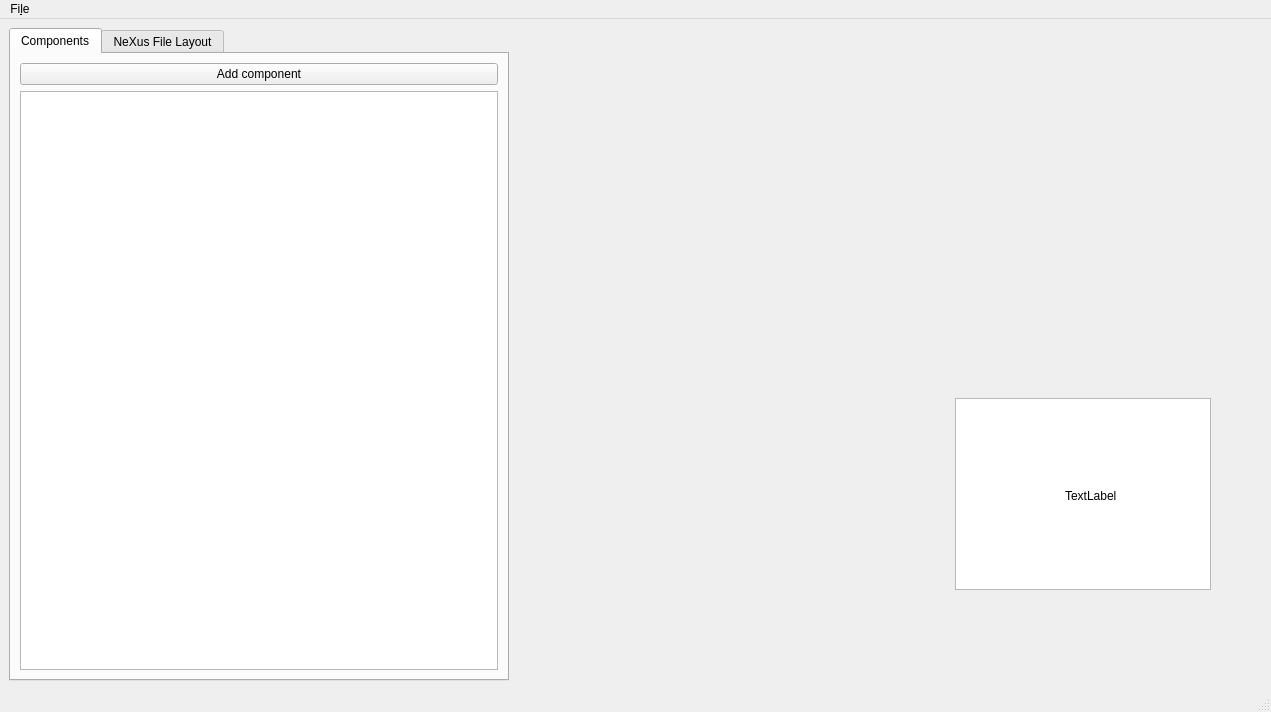
<?xml version="1.0" encoding="UTF-8"?>
<ui version="4.0">
 <class>MainWindow</class>
 <widget class="QMainWindow" name="MainWindow">
  <property name="geometry">
   <rect>
    <x>0</x>
    <y>0</y>
    <width>1271</width>
    <height>712</height>
   </rect>
  </property>
  <property name="windowTitle">
   <string>NeXus Constructor</string>
  </property>
  <widget class="QWidget" name="centralwidget">
   <layout class="QGridLayout" name="gridLayout">
    <item row="1" column="0">
     <layout class="QGridLayout" name="gridLayout_3">
      <property name="sizeConstraint">
       <enum>QLayout::SetDefaultConstraint</enum>
      </property>
      <item row="0" column="0">
       <widget class="QTabWidget" name="tabWidget">
        <property name="minimumSize">
         <size>
          <width>500</width>
          <height>0</height>
         </size>
        </property>
        <property name="currentIndex">
         <number>0</number>
        </property>
        <widget class="QWidget" name="tab_2">
         <attribute name="title">
          <string>Components</string>
         </attribute>
         <layout class="QVBoxLayout" name="verticalLayout_2">
          <item>
           <widget class="QPushButton" name="pushButton">
            <property name="text">
             <string>Add component</string>
            </property>
           </widget>
          </item>
          <item>
           <widget class="QListView" name="listView"/>
          </item>
         </layout>
        </widget>
        <widget class="QWidget" name="tab">
         <attribute name="title">
          <string>NeXus File Layout</string>
         </attribute>
         <layout class="QGridLayout" name="gridLayout_2">
          <item row="0" column="0">
           <layout class="QVBoxLayout" name="verticalLayout">
            <item>
             <widget class="QWidget" name="widget" native="true"/>
            </item>
           </layout>
          </item>
         </layout>
        </widget>
       </widget>
      </item>
      <item row="0" column="1" colspan="2">
       <widget class="InstrumentView" name="sceneWidget" native="true">
        <property name="sizePolicy">
         <sizepolicy hsizetype="Expanding" vsizetype="Expanding">
          <horstretch>1</horstretch>
          <verstretch>0</verstretch>
         </sizepolicy>
        </property>
        <property name="minimumSize">
         <size>
          <width>745</width>
          <height>0</height>
         </size>
        </property>
        <widget class="QGraphicsView" name="graphicsView">
         <property name="geometry">
          <rect>
           <x>440</x>
           <y>370</y>
           <width>256</width>
           <height>192</height>
          </rect>
         </property>
        </widget>
        <widget class="QLabel" name="label">
         <property name="geometry">
          <rect>
           <x>550</x>
           <y>460</y>
           <width>59</width>
           <height>15</height>
          </rect>
         </property>
         <property name="text">
          <string>TextLabel</string>
         </property>
        </widget>
       </widget>
      </item>
     </layout>
    </item>
   </layout>
  </widget>
  <widget class="QMenuBar" name="menubar">
   <property name="geometry">
    <rect>
     <x>0</x>
     <y>0</y>
     <width>1271</width>
     <height>20</height>
    </rect>
   </property>
   <widget class="QMenu" name="menuFile">
    <property name="title">
     <string>Fi&amp;le</string>
    </property>
    <addaction name="actionOpen_NeXus_file"/>
    <addaction name="actionExport_to_NeXus_file"/>
    <addaction name="actionExport_to_Filewriter_JSON"/>
   </widget>
   <addaction name="menuFile"/>
  </widget>
  <widget class="QStatusBar" name="statusbar"/>
  <action name="actionOpen_NeXus_file">
   <property name="text">
    <string>&amp;Open NeXus file</string>
   </property>
  </action>
  <action name="actionExport_to_NeXus_file">
   <property name="text">
    <string>&amp;Export to NeXus file</string>
   </property>
  </action>
  <action name="actionExport_to_Filewriter_JSON">
   <property name="text">
    <string>Export to &amp;Filewriter JSON</string>
   </property>
  </action>
 </widget>
 <customwidgets>
  <customwidget>
   <class>InstrumentView</class>
   <extends>QWidget</extends>
   <header>nexus_constructor/instrument_view.h</header>
   <container>1</container>
  </customwidget>
 </customwidgets>
 <resources/>
 <connections/>
</ui>
